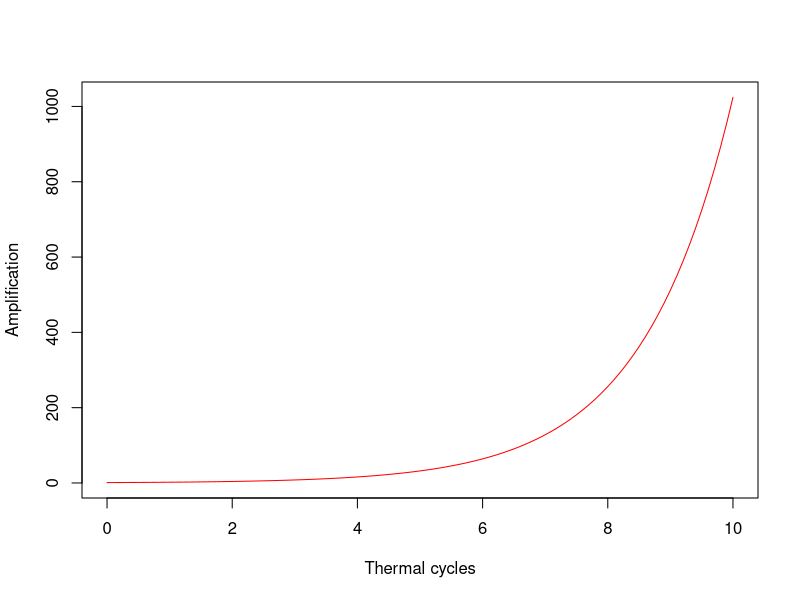
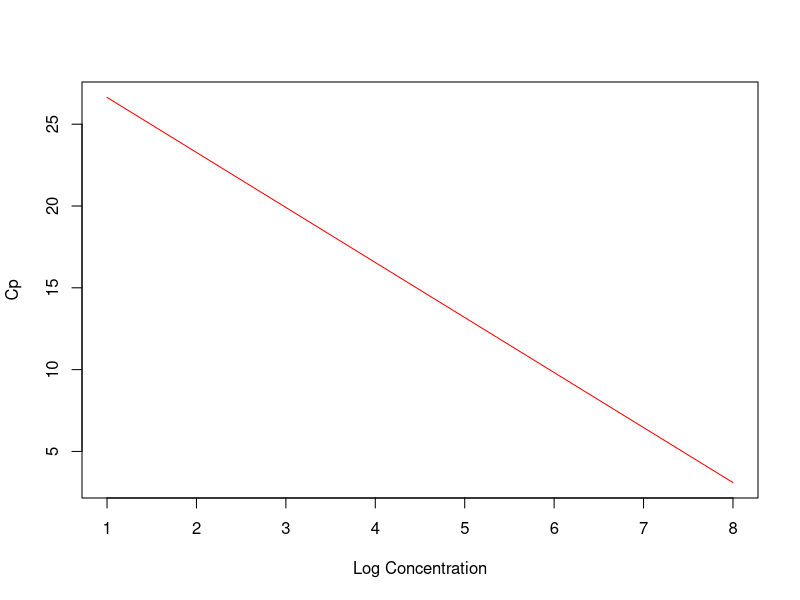

Recreate these plots in R, in order.
## ---- chunk 1
knitr::opts_chunk$set(echo = FALSE)
## ---- chunk 2

curve(2^x,from=0,to=10, xlab = "Thermal cycles", ylab = "Amplification", col="red")

## ---- chunk 3

curve(-3.363*x+30,from=1,to=8, xlab = "Log Concentration", ylab = "Cp", col="red")

